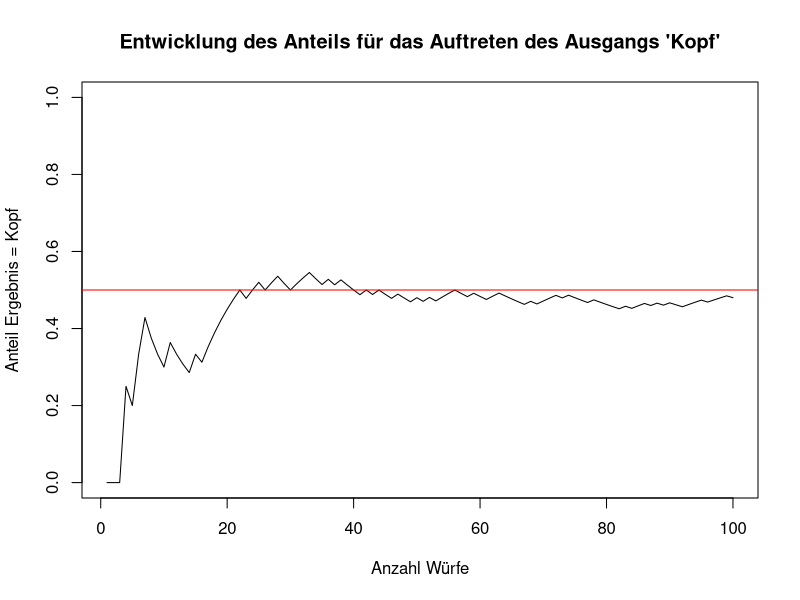

Source code (R):
## ---- chunk 1
library(knitr)
library(fGarch)
knitr::opts_chunk$set(echo = TRUE, cache=TRUE, size="scriptsize", 
                      fig.align = "center")
def.chunk.hook  <- knitr::knit_hooks$get("chunk")
knitr::knit_hooks$set(chunk = function(x, options) {
  x <- def.chunk.hook(x, options)
  ifelse(options$size != "normalsize", paste0("\n \\", options$size,"\n\n", x, "\n\n \\normalsize"), x)
})

## ---- chunk 2
set.seed(5)
## ---- chunk 3
# Definition des Ereignisraumes
Omega <- c(1, 2, 3, 4, 5, 6)

# Durchführen des Experiments
(E <- sample(Omega, size = 1, replace = FALSE))
## ---- chunk 4
# Erneute Durchführung des Experiments
(E <- sample(Omega, size = 1, replace = FALSE))
## ---- chunk 5
M1 <- c(1,2,3,4,5)
M2 <- c(5,6)

union(M1, M2)     # Vereinigungsmenge
intersect(M1, M2) # Durchschnittsmenge
setdiff(M1, M2)   # Differenzmenge
## ---- chunk 6
set.seed(11)
# 5-malige Wiederholung Münzwurf
Omega <- c("Kopf","Zahl")
coin <- sample(Omega, size=5, replace=T) 
prop <- proportions(table(coin))
prop

# Relativer Anteil für Ergebnis = Kopf
prop[1]
## ---- chunk 7
set.seed(11)
n <- 100
coin <- sample(c(1,0), size=n, replace=T) 

x <- 1:n
y <- cumsum(coin)/x
plot(x, y, type="l", ylim=c(0,1), 
     xlab="Anzahl Würfe", ylab="Anteil Ergebnis = Kopf",
     main="Entwicklung des Anteils für das Auftreten des Ausgangs 'Kopf'")
abline(h=0.5, col="red")
